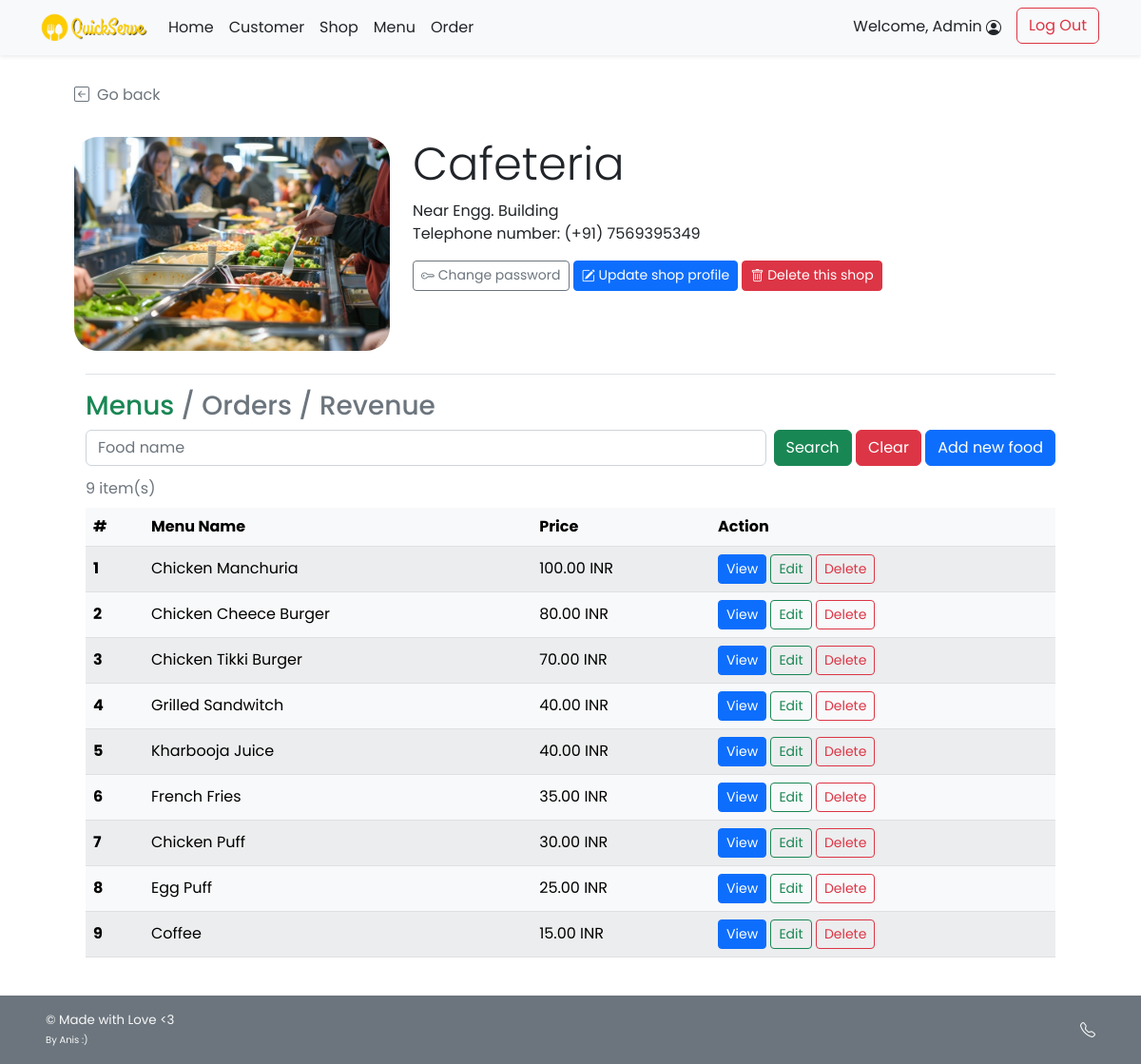
Page /admin/admin_shop_detail.php?s_id=1 (signed in) on the committed database.
### tables this page shows
CREATE TABLE `shop` (
  `s_username` varchar(45) NOT NULL,
  `s_pwd` varchar(45) NOT NULL,
  `s_name` varchar(100) NOT NULL,
  `s_location` varchar(100) NOT NULL,
  `s_email` varchar(100) NOT NULL,
  `s_phoneno` varchar(45) NOT NULL,
  `s_pic` text DEFAULT NULL,
  `s_id` int(11) NOT NULL
);

CREATE TABLE `food` (
  `f_id` int(11) NOT NULL,
  `s_id` int(11) NOT NULL,
  `f_name` varchar(100) NOT NULL,
  `f_price` decimal(6,2) NOT NULL,
  `f_pic` text DEFAULT NULL
);

### admin/admin_shop_detail.php (the view, shortened to what this page needs)
<!DOCTYPE html>
<html lang="en">
<head>
    <?php
        include("../conn_db.php");
        include('../head.php');
    ?>
    <link href="../css/main.css" rel="stylesheet">
    <link href="../css/menu.css" rel="stylesheet">
</head>
<body class="d-flex flex-column h-100">
    <?php include('nav_header_admin.php')?>
    <?php
        $s_id = $_GET["s_id"];
        $query = "SELECT s_name,s_location,s_phoneno,s_pic
        FROM shop WHERE s_id = {$s_id} LIMIT 0,1";
        $result = $mysqli -> query($query);
        $shop_row = $result -> fetch_array();
    ?>
    <div class="container px-5 py-4" id="shop-body">
        <a class="nav nav-item text-decoration-none text-muted mb-2" href="#" onclick="history.back();">
            <i class="bi bi-arrow-left-square me-2"></i>Go back
        </a>
        <div class="container row row-cols-6 row-cols-md-12 g-5 pt-4 mb-4" id="shop-header">
            <div class="rounded-25 col-6 col-md-4" id="shop-img" style="
                    background: url(
                        <?php
                            if(is_null($shop_row["s_pic"])){echo "'../img/default.png'";}
                            else{echo "'../img/{$shop_row['s_pic']}'";}
                        ?>
                    ) center; height: 225px;
                    background-size: cover; background-repeat: no-repeat;object-fit:fill;
                    background-position: center;">
            </div>
            <div class="col-6 col-md-8">
                <h1 class="display-5 strong"><?php echo $shop_row["s_name"];?></h1>
                <ul class="list-unstyled">
                    <li class=""><?php echo $shop_row["s_location"];?></li>
                    <li class="">Telephone number: <?php echo "(+91) ".$shop_row["s_phoneno"];?></li>
                </ul>
                <a class="btn btn-sm btn-outline-secondary" href="admin_shop_pwd.php?s_id=<?php echo $s_id?>">
            <i class="bi bi-key"></i>
            Change password
        </a>
        <a class="btn btn-sm btn-primary mt-2 mt-md-0" href="admin_shop_edit.php?s_id=<?php echo $s_id?>">
            <i class="bi bi-pencil-square"></i>
            Update shop profile
        </a>
        <a class="btn btn-sm btn-danger mt-2 mt-md-0" href="admin_shop_delete.php?s_id=<?php echo $s_id?>">
            <i class="bi bi-trash"></i>
            Delete this shop
        </a>
            </div>
        </div>
        <div class="container">
        <h3 class="border-top pt-3 my-2">
            <a class="text-decoration-none link-success" href="admin_shop_detail.php?s_id=<?php echo $s_id?>">Menus</a>
            <span class="text-secondary">/</span>
            <a class="nav-item text-decoration-none link-secondary" href="admin_shop_order.php?s_id=<?php echo $s_id?>">Orders</a></span>
            <span class="text-secondary">/</span>
            <a class="nav-item text-decoration-none link-secondary" href="admin_shop_revenue.php?s_id=<?php echo $s_id?>">Revenue</a></span>
        </h3>
            <form class="form-floating mb-1 " method="GET" action="admin_shop_detail.php">
                <div class="row g-2">
                    <div class="col">
                        <input type="text" class="form-control" id="foodname" name="fdn" placeholder="Food name"
                            <?php if(isset($_GET["search"])){?>value="<?php echo $_GET["fdn"];?>" <?php } ?>>
                    </div>
                    <div class="col-auto">
                        <button type="submit" name="search" value="1" class="btn btn-success">Search</button>
                        <button type="reset" class="btn btn-danger"
                            onclick="javascript: window.location='admin_shop_detail.php?s_id=<?php echo $s_id?>'">Clear</button>
                        <a href="admin_food_add.php?s_id=<?php echo $s_id?>" class="btn btn-primary">Add new food</a>
                    </div>
                </div>
            </form>
        </div>
        <?php
            if(isset($_GET["search"])){
                $query = "SELECT * FROM food WHERE s_id = {$s_id} AND f_name LIKE '%{$_GET['fdn']}%' ORDER BY f_price DESC;";
            }else{
                $query = "SELECT * FROM food WHERE s_id = {$s_id} ORDER BY f_price DESC;";
            }
            $result = $mysqli -> query($query);
            $numrow = $result -> num_rows;
            if($numrow > 0){
        ?>
        <div class="container align-items-stretch">
            <div class="table-responsive">
            <table class="table rounded-5 table-light table-striped table-hover align-middle caption-top mb-3">
                <caption><?php echo $numrow;?> item(s) <?php if(isset($_GET["search"])){?><br /><a
                        Result</a><?php } ?></caption>
                <thead class="bg-light">
                    <tr>
                        <th scope="col">#</th>
                        <th scope="col">Menu Name</th>
                        <th scope="col">Price</th>
                        <th scope="col">Action</th>
                    </tr>
                </thead>
                <tbody>
                    <?php $i=1; while($row = $result -> fetch_array()){ ?>
                    <tr>
                        <th><?php echo $i++;?></th>
                        <td><?php echo $row["f_name"];?></td>
                        <td><?php printf("%.2f INR",$row["f_price"]);?></td>
                        <td>
                            <a href="admin_food_detail.php?f_id=<?php echo $row["f_id"]?>"
                                class="btn btn-sm btn-primary">View</a>
                            <a href="admin_food_edit.php?f_id=<?php echo $row["f_id"]?>"
                                class="btn btn-sm btn-outline-success">Edit</a>
                            <a href="admin_food_delete.php?f_id=<?php echo $row["f_id"]?>"
                                class="btn btn-sm btn-outline-danger">Delete</a>
                        </td>
                    </tr>
                    <?php } ?>
                </tbody>
            </table>
        </div>
        </div>
        <?php } ?>
    </div>
    <?php include('admin_footer.php')?>
</body>
</html>

### css/main.css (style rules this page uses)
html { height: 100%; }
body { height: 100%; padding-top: 4rem; margin-bottom: -50px; font-family: 'Poppins', 'Noto Sans Thai', sans-serif; }
a { cursor: pointer; }
.bi { vertical-align: -.125em; fill: currentColor; }
.rounded-25 { border-radius: 25px; }

### css/menu.css (style rules this page uses)
html, body { height: 100%; }

### rows in the picture
shop: s_pic (picture), s_name "Cafeteria", s_location "Near Engg. Building", s_phoneno "7569395349"
food: f_name "Chicken Manchuria", f_price "100.00"
food: f_name "Chicken Cheece Burger", f_price "80.00"
food: f_name "Chicken Tikki Burger", f_price "70.00"
food: f_name "Grilled Sandwitch", f_price "40.00"
food: f_name "Kharbooja Juice", f_price "40.00"
food: f_name "French Fries", f_price "35.00"
food: f_name "Chicken Puff", f_price "30.00"
food: f_name "Egg Puff", f_price "25.00"
food: f_name "Coffee", f_price "15.00"

### other values in the picture
$_SESSION['firstname'] "Admin"
$numrow "9"
